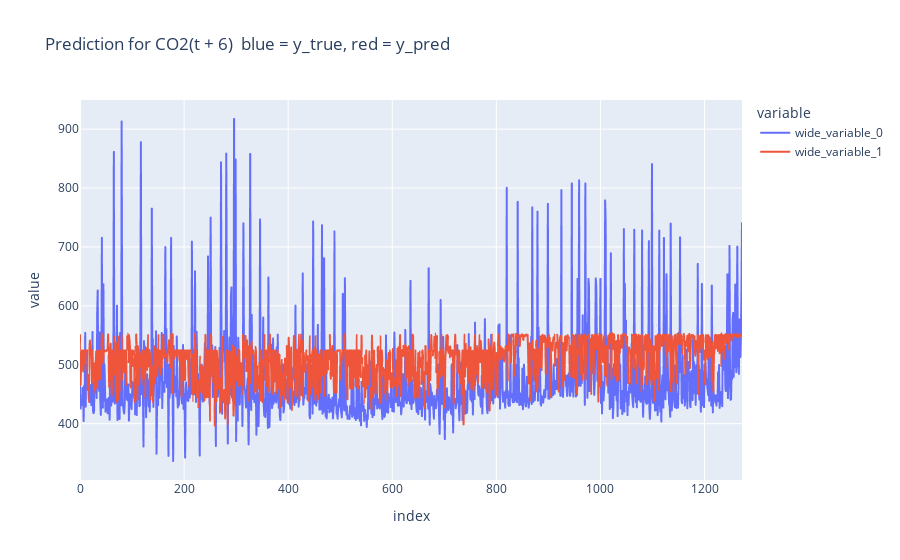

The notebook cell saved with this chart:
### Markdown cell above
## Modellevaluation ##

### Code cell
import plotly.express as px
import seaborn as sns
from Evaluator import Evaluator


ev = Evaluator()

for col in range(0, fe.y_test.shape[1]):
    print(f"t +", col)
    print("Modell mit Wetterdaten und Jahreszeiten (rot)")
    ev.evaluate(y_true = fe.y_test[:, col], y_pred = pred[:, col])
    # print("Modell ohne Wetterdaten und mit Jahreszeiten (grün)")
    # ev.evaluate(y_true = fe_no_weather.y_test[:, col], y_pred = pred_no_weather[:, col])
    # print("Modell mit Wetterdaten und ohne Jahreszeiten (violett)")
    # ev.evaluate(y_true = fe_no_seasons.y_test[:, col], y_pred = pred_no_seasons[:, col])

px.line(y = [fe.y_test[:, col], pred[:, col]], #pred_no_weather[:,col], pred_no_seasons[:, col]], 
            labels = {"wide_variable_0": "y_true",
                    "wide_variable_1": "Modell 1 - Vorhersage (Wetterdaten + Jahreszeiten)", 
                   "wide_variable_2": "Modell 2 - Vorhersage (Jahreszeiten)",
                   "wide_variable_3": "Modell 3 - Vorhersage (Wetterdaten)", },             
            title = f"Prediction for CO2(t + {col})  blue = y_true, red = y_pred").show()

### Figure 1 — Plotly figure (JSON) as saved in the notebook; plotly's stock layout.template omitted (floating-point values rounded to 4 significant figures; data arrays with more than 128 entries replaced by an {"elided": "..."} marker saying what was removed)
{"data": [{"hovertemplate": "variable=wide_variable_0<br>index=%{x}<br>value=%{y}<extra></extra>", "legendgroup": "wide_variable_0", "line": {"color": "#636efa", "dash": "solid"}, "marker": {"symbol": "circle"}, "mode": "lines", "name": "wide_variable_0", "showlegend": true, "type": "scattergl", "x": {"elided": "1273 int values"}, "xaxis": "x", "y": {"elided": "1273 float values"}, "yaxis": "y"}, {"hovertemplate": "variable=wide_variable_1<br>index=%{x}<br>value=%{y}<extra></extra>", "legendgroup": "wide_variable_1", "line": {"color": "#EF553B", "dash": "solid"}, "marker": {"symbol": "circle"}, "mode": "lines", "name": "wide_variable_1", "showlegend": true, "type": "scattergl", "x": {"elided": "1273 int values"}, "xaxis": "x", "y": {"elided": "1273 float values"}, "yaxis": "y"}], "layout": {"legend": {"title": {"text": "variable"}, "tracegroupgap": 0}, "title": {"text": "Prediction for CO2(t + 6)  blue = y_true, red = y_pred"}, "xaxis": {"anchor": "y", "domain": [0, 1], "title": {"text": "index"}}, "yaxis": {"anchor": "x", "domain": [0, 1], "title": {"text": "value"}}}}
